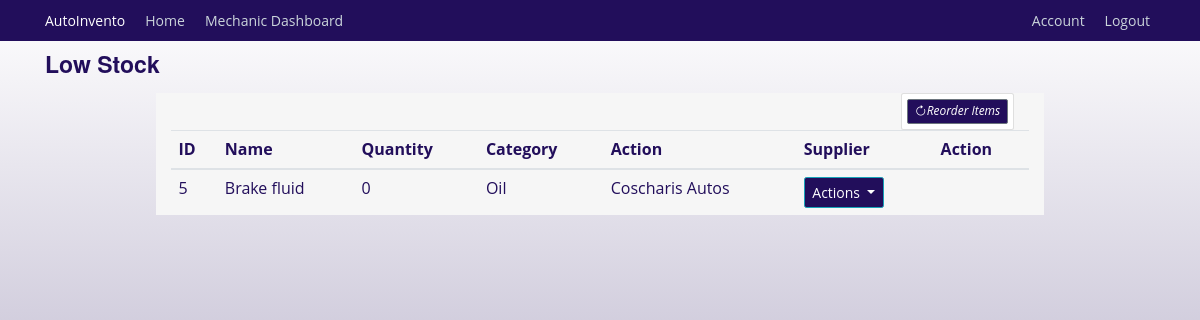
The page /inventory/low_inventory (signed in) on the database as committed earlier.
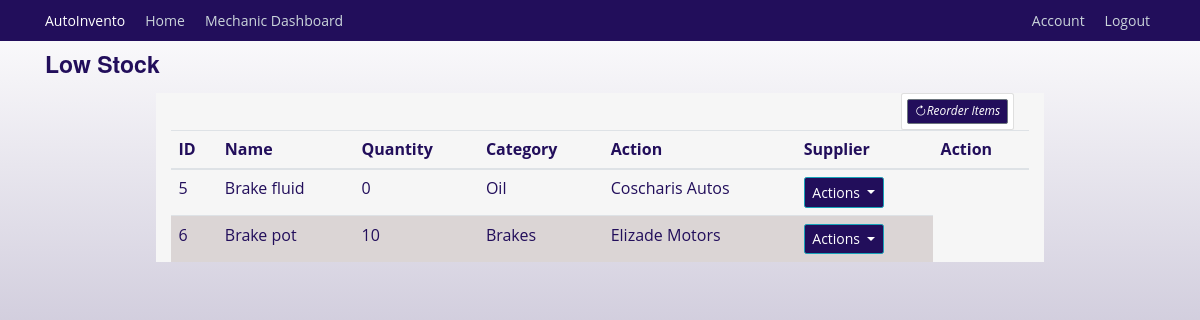
The same page on the database as committed later.
### autoinvento/models.py (models this page shows, shortened)
class InventoryItem(db.Model):
    id = db.Column(db.Integer, primary_key=True)
    name = db.Column(db.String(128), unique=True, nullable=False, index=True)
    quantity = db.Column(db.Integer, nullable=False)
    category = db.Column(db.String(50), nullable=False)
    low_stock_threshold = db.Column(db.Integer, default=10)
    date_added = db.Column(db.DateTime, default=datetime.utcnow)
    supplier_id = db.Column(db.Integer, db.ForeignKey('supplier.id'))
    supplier = db.relationship('Supplier', back_populates='items')
    usage_logs = db.relationship('UsageLog', back_populates='items', cascade='all, delete-orphan')
    notifications = db.relationship('Notification', back_populates='items', cascade='all, delete-orphan')
    requests = db.relationship('InventoryRequest', back_populates='requested_item')

class Supplier(db.Model):
    id = db.Column(db.Integer, primary_key=True)
    name = db.Column(db.String(100), unique=True, nullable=False)
    email = db.Column(db.String(120), unique=True, nullable=False)
    phone_number = db.Column(db.Integer, unique=True, nullable=True)
    contact = db.Column(db.String(125), nullable=True)
    items = db.relationship('InventoryItem', back_populates='supplier')

### autoinvento/inventory/routes.py (the view)
@inventory.route('/inventory/low_inventory', methods=['GET', 'POST'])
@login_required
def low_inventory():
    low_inventory = InventoryItem.query.filter(InventoryItem.quantity <= InventoryItem.low_stock_threshold)
    return render_template('low_inventory.html', title='Low Inventory', low_inventory=low_inventory)

### autoinvento/models.py (called while the page is built)
@login_manager.user_loader
def load_user(mechanic_id):
    return Mechanics.query.get(int(mechanic_id))

### autoinvento/templates/low_inventory.html (shortened to what this page needs)
{% extends "base.html" %} {% block content %}
    <h3>Low Stock</h3>
    <div class="container mt-4 background">
      <div class="col-md-2 float-right">
        <div class="card p-2">
          <a
            class="btn btn-sm btn-secondary"
            href="{{ url_for('inventory.add_inventory') }}"
            ><i class="bi bi-arrow-clockwise">Reorder Items</i></a
          >
        </div>
      </div>
      <table class="table">
        <thead>
          <tr>
            <th>ID</th>
            <th>Name</th>
            <th>Quantity</th>
            <th>Category</th>
            <th>Action</th>
            <th>Supplier</th>
            <th>Action</th>
          </tr>
        </thead>
        <tbody>
          {% for inventory in low_inventory %}
          <tr>
            <td>{{ inventory.id }}</td>
            <td>{{ inventory.name }}</td>
            <td>{{ inventory.quantity }}</td>
            <td>{{ inventory.category }}</td>
            <td>{{ inventory.supplier.name }}</td>
            <td>
              <div class="dropdown">
                <button
                  class="btn btn-info dropdown-toggle"
                  type="button"
                  data-bs-toggle="dropdown"
                  aria-expanded="false"
                >
                  Actions
                </button>
              </div>
            </td>
          </tr>
          {% endfor %}
        </tbody>
      </table>
    </div>
{% endblock content %}

Rows that differ between the two databases and show on the page:
now on this page (row edited): InventoryItem: id "6", name "Brake pot", quantity "10", category "Brakes", supplier.name "Elizade Motors"
